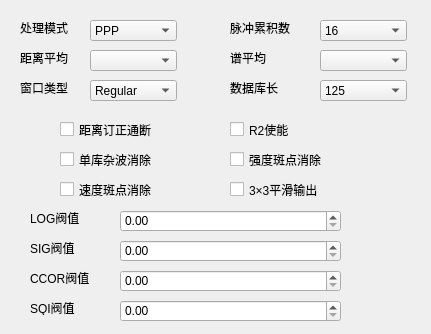
<?xml version="1.0" encoding="UTF-8"?>
<ui version="4.0">
 <class>DialogSetting</class>
 <widget class="QDialog" name="DialogSetting">
  <property name="geometry">
   <rect>
    <x>0</x>
    <y>0</y>
    <width>431</width>
    <height>334</height>
   </rect>
  </property>
  <property name="windowTitle">
   <string>Dialog</string>
  </property>
  <widget class="QLabel" name="label">
   <property name="geometry">
    <rect>
     <x>20</x>
     <y>20</y>
     <width>72</width>
     <height>15</height>
    </rect>
   </property>
   <property name="text">
    <string>处理模式</string>
   </property>
  </widget>
  <widget class="QComboBox" name="comboBox">
   <property name="geometry">
    <rect>
     <x>90</x>
     <y>20</y>
     <width>87</width>
     <height>21</height>
    </rect>
   </property>
   <item>
    <property name="text">
     <string>PPP</string>
    </property>
   </item>
   <item>
    <property name="text">
     <string>FFT</string>
    </property>
   </item>
   <item>
    <property name="text">
     <string>RPP</string>
    </property>
   </item>
   <item>
    <property name="text">
     <string>DPRT-1</string>
    </property>
   </item>
   <item>
    <property name="text">
     <string>DPRT-2</string>
    </property>
   </item>
  </widget>
  <widget class="QComboBox" name="comboBox_2">
   <property name="geometry">
    <rect>
     <x>320</x>
     <y>20</y>
     <width>87</width>
     <height>21</height>
    </rect>
   </property>
   <item>
    <property name="text">
     <string>16</string>
    </property>
   </item>
   <item>
    <property name="text">
     <string>32</string>
    </property>
   </item>
   <item>
    <property name="text">
     <string>64</string>
    </property>
   </item>
   <item>
    <property name="text">
     <string>128</string>
    </property>
   </item>
   <item>
    <property name="text">
     <string>256</string>
    </property>
   </item>
   <item>
    <property name="text">
     <string>512</string>
    </property>
   </item>
   <item>
    <property name="text">
     <string>1024</string>
    </property>
   </item>
  </widget>
  <widget class="QLabel" name="label_2">
   <property name="geometry">
    <rect>
     <x>230</x>
     <y>20</y>
     <width>81</width>
     <height>16</height>
    </rect>
   </property>
   <property name="text">
    <string>脉冲累积数</string>
   </property>
  </widget>
  <widget class="QComboBox" name="comboBox_3">
   <property name="geometry">
    <rect>
     <x>90</x>
     <y>50</y>
     <width>87</width>
     <height>21</height>
    </rect>
   </property>
  </widget>
  <widget class="QLabel" name="label_3">
   <property name="geometry">
    <rect>
     <x>20</x>
     <y>50</y>
     <width>72</width>
     <height>15</height>
    </rect>
   </property>
   <property name="text">
    <string>距离平均</string>
   </property>
  </widget>
  <widget class="QComboBox" name="comboBox_4">
   <property name="geometry">
    <rect>
     <x>320</x>
     <y>50</y>
     <width>87</width>
     <height>21</height>
    </rect>
   </property>
  </widget>
  <widget class="QLabel" name="label_4">
   <property name="geometry">
    <rect>
     <x>230</x>
     <y>50</y>
     <width>72</width>
     <height>15</height>
    </rect>
   </property>
   <property name="text">
    <string>谱平均</string>
   </property>
  </widget>
  <widget class="QComboBox" name="comboBox_5">
   <property name="geometry">
    <rect>
     <x>90</x>
     <y>80</y>
     <width>87</width>
     <height>21</height>
    </rect>
   </property>
   <item>
    <property name="text">
     <string>Regular</string>
    </property>
   </item>
   <item>
    <property name="text">
     <string>Hamming</string>
    </property>
   </item>
   <item>
    <property name="text">
     <string>Blackman</string>
    </property>
   </item>
   <item>
    <property name="text">
     <string>Exact Blackman</string>
    </property>
   </item>
   <item>
    <property name="text">
     <string>Vnohan</string>
    </property>
   </item>
  </widget>
  <widget class="QLabel" name="label_5">
   <property name="geometry">
    <rect>
     <x>20</x>
     <y>80</y>
     <width>72</width>
     <height>15</height>
    </rect>
   </property>
   <property name="text">
    <string>窗口类型</string>
   </property>
  </widget>
  <widget class="QComboBox" name="comboBox_6">
   <property name="geometry">
    <rect>
     <x>320</x>
     <y>80</y>
     <width>87</width>
     <height>21</height>
    </rect>
   </property>
   <item>
    <property name="text">
     <string>125</string>
    </property>
   </item>
  </widget>
  <widget class="QLabel" name="label_6">
   <property name="geometry">
    <rect>
     <x>230</x>
     <y>80</y>
     <width>72</width>
     <height>15</height>
    </rect>
   </property>
   <property name="text">
    <string>数据库长</string>
   </property>
  </widget>
  <widget class="QCheckBox" name="checkBox_rvn">
   <property name="geometry">
    <rect>
     <x>60</x>
     <y>120</y>
     <width>121</width>
     <height>19</height>
    </rect>
   </property>
   <property name="text">
    <string>距离订正通断</string>
   </property>
  </widget>
  <widget class="QCheckBox" name="checkBox_R2Enable">
   <property name="geometry">
    <rect>
     <x>230</x>
     <y>120</y>
     <width>121</width>
     <height>19</height>
    </rect>
   </property>
   <property name="text">
    <string>R2使能</string>
   </property>
  </widget>
  <widget class="QCheckBox" name="checkBox_CMS">
   <property name="geometry">
    <rect>
     <x>60</x>
     <y>150</y>
     <width>121</width>
     <height>19</height>
    </rect>
   </property>
   <property name="text">
    <string>单库杂波消除</string>
   </property>
  </widget>
  <widget class="QCheckBox" name="checkBox_4">
   <property name="geometry">
    <rect>
     <x>60</x>
     <y>180</y>
     <width>121</width>
     <height>19</height>
    </rect>
   </property>
   <property name="text">
    <string>速度斑点消除</string>
   </property>
  </widget>
  <widget class="QCheckBox" name="checkBox_5">
   <property name="geometry">
    <rect>
     <x>230</x>
     <y>150</y>
     <width>121</width>
     <height>19</height>
    </rect>
   </property>
   <property name="text">
    <string>强度斑点消除</string>
   </property>
  </widget>
  <widget class="QCheckBox" name="checkBox_6">
   <property name="geometry">
    <rect>
     <x>230</x>
     <y>180</y>
     <width>121</width>
     <height>19</height>
    </rect>
   </property>
   <property name="text">
    <string>3×3平滑输出</string>
   </property>
  </widget>
  <widget class="QLabel" name="label_7">
   <property name="geometry">
    <rect>
     <x>30</x>
     <y>210</y>
     <width>72</width>
     <height>15</height>
    </rect>
   </property>
   <property name="text">
    <string>LOG阀值</string>
   </property>
  </widget>
  <widget class="QLabel" name="label_8">
   <property name="geometry">
    <rect>
     <x>30</x>
     <y>240</y>
     <width>72</width>
     <height>15</height>
    </rect>
   </property>
   <property name="text">
    <string>SIG阀值</string>
   </property>
  </widget>
  <widget class="QLabel" name="label_9">
   <property name="geometry">
    <rect>
     <x>30</x>
     <y>270</y>
     <width>72</width>
     <height>15</height>
    </rect>
   </property>
   <property name="text">
    <string>CCOR阀值</string>
   </property>
  </widget>
  <widget class="QLabel" name="label_10">
   <property name="geometry">
    <rect>
     <x>30</x>
     <y>300</y>
     <width>72</width>
     <height>15</height>
    </rect>
   </property>
   <property name="text">
    <string>SQI阀值</string>
   </property>
  </widget>
  <widget class="QDoubleSpinBox" name="doubleSpinBoxLogThreshold">
   <property name="geometry">
    <rect>
     <x>120</x>
     <y>210</y>
     <width>221</width>
     <height>22</height>
    </rect>
   </property>
  </widget>
  <widget class="QDoubleSpinBox" name="doubleSpinBoxSigThreshold">
   <property name="geometry">
    <rect>
     <x>120</x>
     <y>240</y>
     <width>221</width>
     <height>22</height>
    </rect>
   </property>
  </widget>
  <widget class="QDoubleSpinBox" name="doubleSpinBoxCCORThreshold">
   <property name="geometry">
    <rect>
     <x>120</x>
     <y>270</y>
     <width>221</width>
     <height>22</height>
    </rect>
   </property>
  </widget>
  <widget class="QDoubleSpinBox" name="doubleSpinBoxSQIThreshold">
   <property name="geometry">
    <rect>
     <x>120</x>
     <y>300</y>
     <width>221</width>
     <height>22</height>
    </rect>
   </property>
  </widget>
 </widget>
 <resources/>
 <connections/>
</ui>
